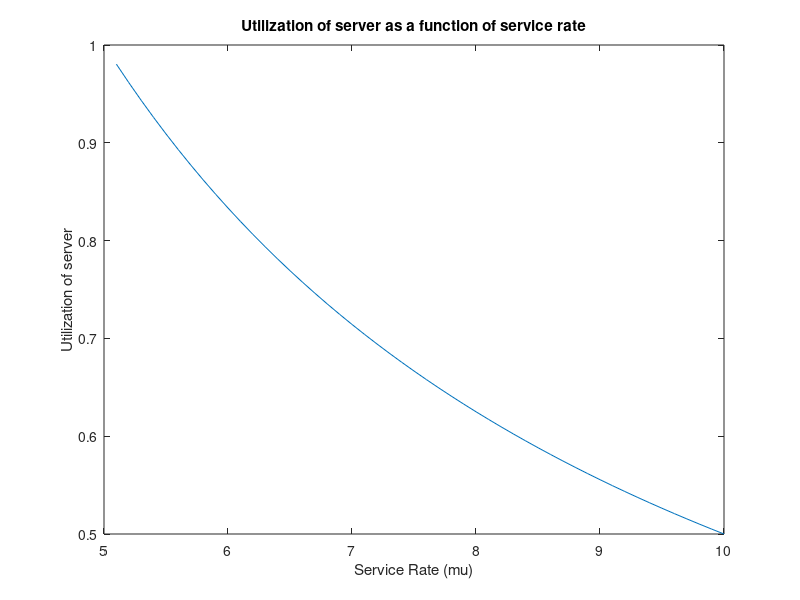
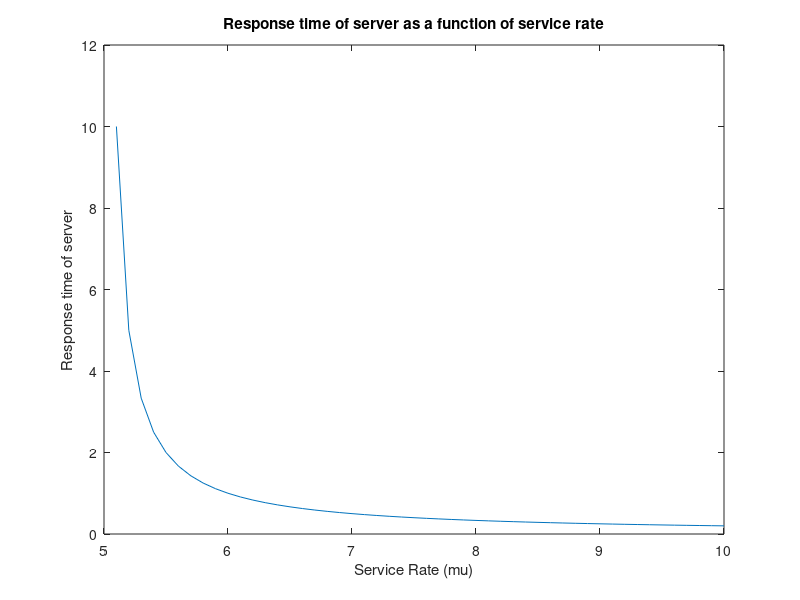
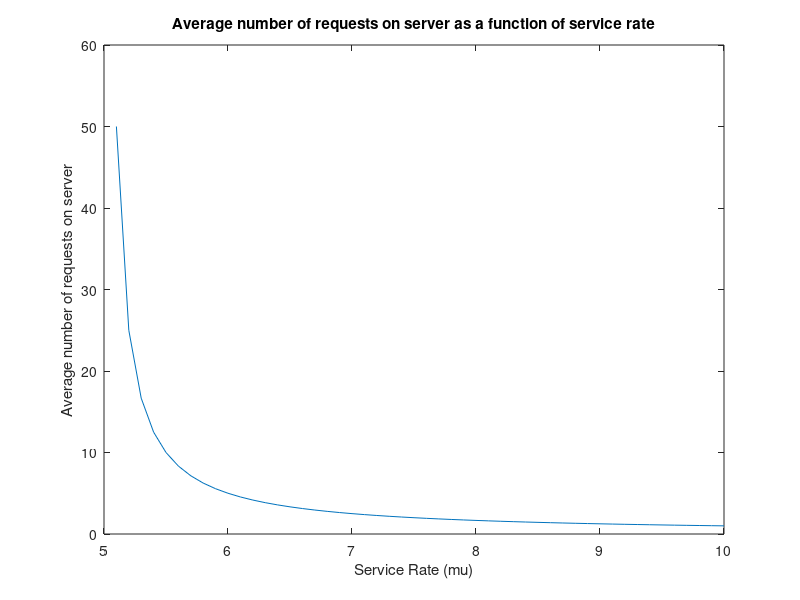
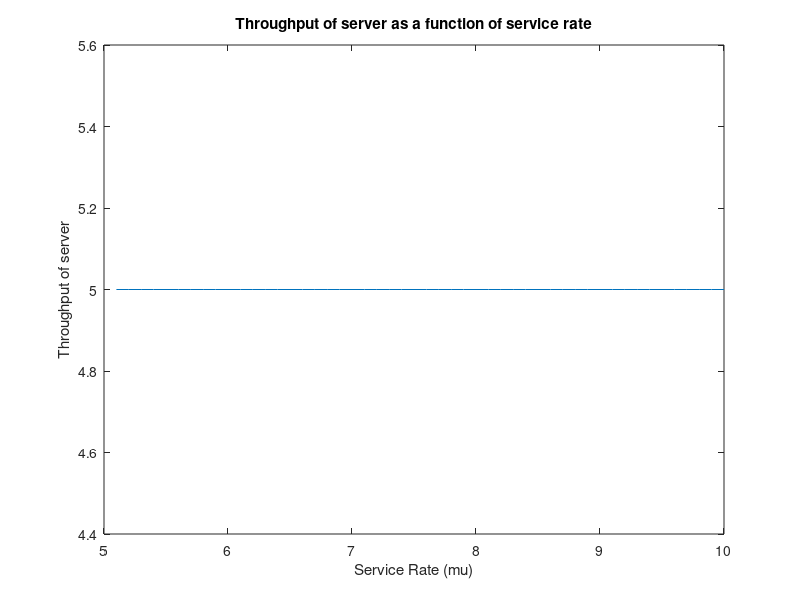

These charts were generated, in order, by the following MATLAB code:
clc;
clear all;
close all;

pkg load queueing;

% TASK: Plot the charts of utilization, response time, average number of 
% customers and throughput for the allowed mu's.

counter = 1;

l = 5;
mu = 5.1:0.1:10;

for i=1:columns(mu)
  [util(i), resp(i), numb(i), through(i)] = qsmm1(l,mu(i));
endfor

figure(counter++);
plot(mu, util);
xlabel("Service Rate (mu)");
ylabel("Utilization of server");
title("Utilization of server as a function of service rate");

figure(counter++);
plot(mu, resp);
xlabel("Service Rate (mu)");
ylabel("Response time of server");
title("Response time of server as a function of service rate");

figure(counter++);
plot(mu, numb);
xlabel("Service Rate (mu)");
ylabel("Average number of requests on server");
title("Average number of requests on server as a function of service rate");

figure(counter++);
plot(mu, through);
xlabel("Service Rate (mu)");
ylabel("Throughput of server");
title("Throughput of server as a function of service rate");